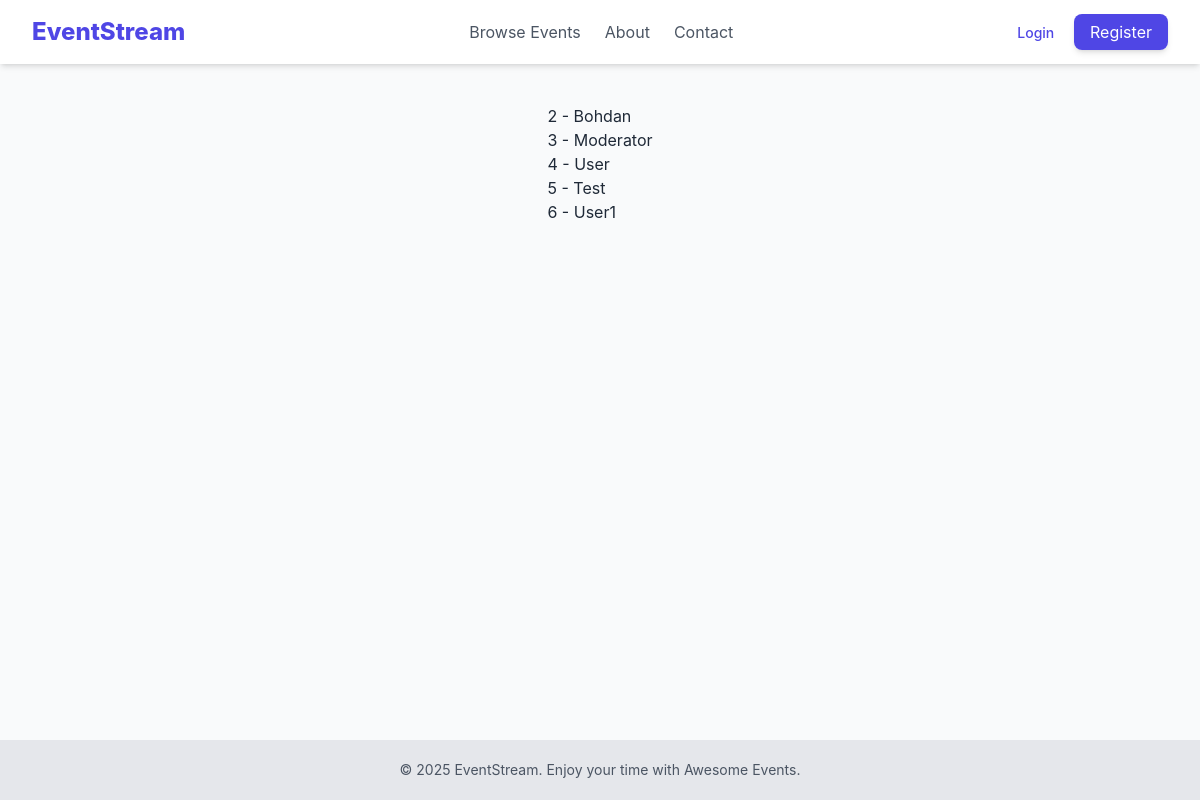
/test_db/, run on an earlier commit of the app's database.
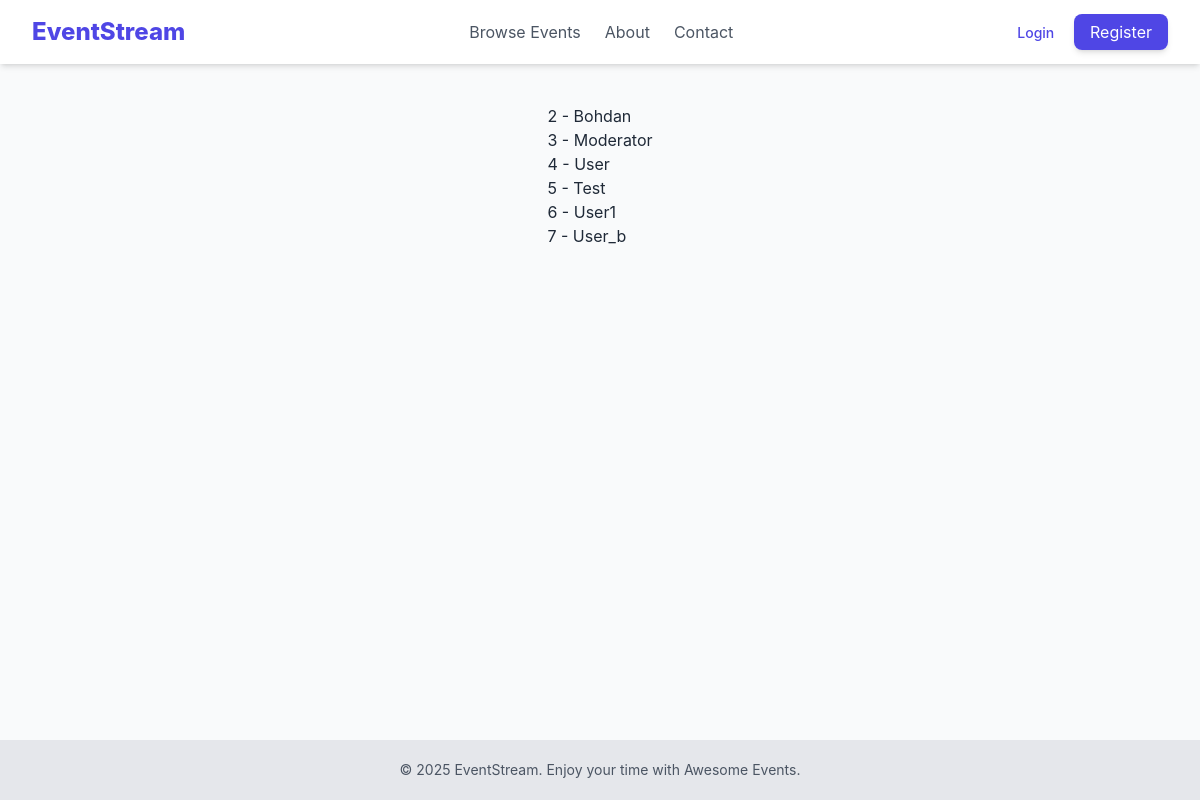
And on a later commit of the database.
### users/models.py (models this page shows, shortened)
class CustomUser(AbstractUser):
    username = models.CharField(max_length=200, unique=True)
    email = models.EmailField(null=True)
    first_name = models.CharField(max_length=20, blank=True)
    last_name = models.CharField(max_length=20, blank=True)
    subscribed_to_event = models.BooleanField(default=False)
    is_moderator = models.BooleanField(
        default=False,
        help_text='User is moderator or not.'
    )

### core/views.py (the view)
# urls.py: path('test_db/', views.test_db, name='test_db'),
def test_db(request):
    c_user = CustomUser.objects.all().values()
    context = {
        'c_users': c_user,
    }
    return render(request, 'core/test_db.html', context)

### core/templates/core/test_db.html (shortened to what this page needs)
{% extends "base.html" %}
{%block content%}
{% for user in c_users%}
    <p> {{user.id}} - {{user.first_name}} </p>
{%endfor%}
{%endblock%}

### templates/base.html (shortened to what this page needs)
<!DOCTYPE html>
<html lang="en">
<head>
    <script src="https://cdn.tailwindcss.com"></script>
</head>
<body class="min-h-screen bg-gray-50 text-gray-800 flex flex-col">
    <header class="bg-white shadow-md">
        <nav class="max-w-7xl mx-auto px-4 sm:px-6 lg:px-8 py-4 flex justify-between items-center">
            <a href="{% url 'home' %}" class="text-2xl font-extrabold text-indigo-600 hover:text-indigo-800 transition duration-150">
                EventStream
            </a>
            <div class="hidden md:flex space-x-6">
                <a href="{% url 'event_list' %}" class="text-gray-600 hover:text-indigo-600 transition duration-150">Browse Events</a>
                <a href="{% url 'about' %}" class="text-gray-600 hover:text-indigo-600 transition duration-150">About</a>
                <a href="{% url 'contact' %}" class="text-gray-600 hover:text-indigo-600 transition duration-150">Contact</a>
            </div>
            <div class="space-x-4">
                {% if user.is_authenticated %}
                    <a href="{% url 'profile' %}" class="text-sm font-medium text-gray-600 hover:text-indigo-600">
                        Hello, {{ user.username }}!
                    </a>
                    <form method="post" action="{% url 'logout' %}" class="inline-block">
                        {% csrf_token %}
                        <button type="submit"
                                class="py-2 px-4 bg-red-500 text-white rounded-lg shadow-md hover:bg-red-600 transition duration-150">
                            Logout
                        </button>
                    </form>
                {% else %}
                    <a href="{% url 'login' %}" class="text-sm font-medium text-indigo-600 hover:text-indigo-800">
                        Login
                    </a>
                    <a href="{% url 'register' %}" class="py-2 px-4 bg-indigo-600 text-white rounded-lg shadow-md hover:bg-indigo-700 transition duration-150">
                        Register
                    </a>
                {% endif %}
            </div>
        </nav>
    </header>
    <main class="flex-grow max-w-7xl mx-auto px-4 sm:px-6 lg:px-8 py-10">
        {% block content %}
        {% endblock %}
    </main>
    <footer class="bg-gray-200 text-gray-600 py-5 mt-auto">
        <div class="max-w-7xl mx-auto px-4 sm:px-6 lg:px-8 text-center text-sm">
            &copy; 2025 EventStream. Enjoy your time with Awesome Events.
        </div>
    </footer>
</body>
</html>

### templates/base.html (style rules this page uses)
body { font-family: 'Inter', sans-serif; }

What changed in the data, as far as the page shows it:
added CustomUser: id "7", first_name "User_b"
